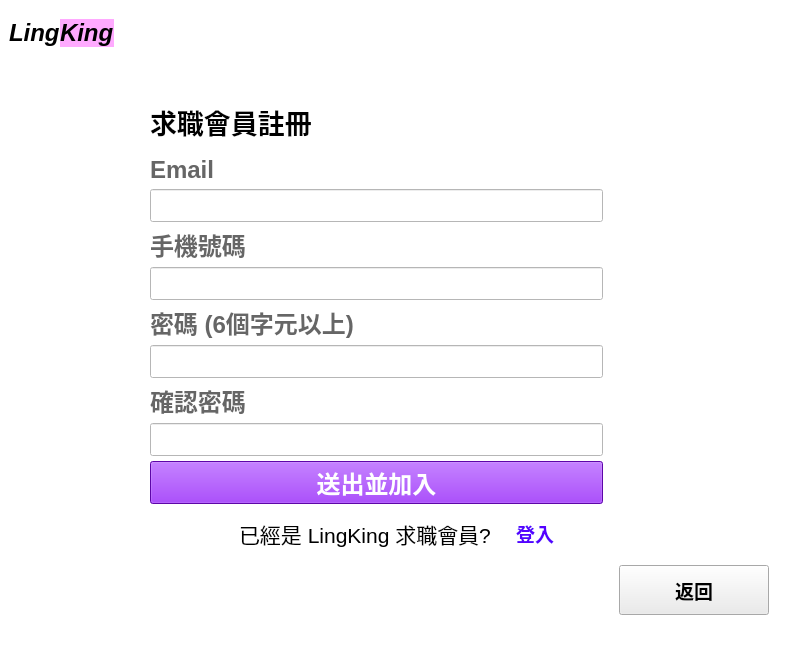
<?xml version="1.0" encoding="UTF-8"?>
<ui version="4.0">
 <class>CompanyRegisterWindow</class>
 <widget class="QMainWindow" name="CompanyRegisterWindow">
  <property name="geometry">
   <rect>
    <x>0</x>
    <y>0</y>
    <width>800</width>
    <height>600</height>
   </rect>
  </property>
  <property name="windowTitle">
   <string>LingKing</string>
  </property>
  <property name="styleSheet">
   <string notr="true">background-color: rgb(255, 255, 255);</string>
  </property>
  <widget class="QWidget" name="centralwidget">
   <layout class="QGridLayout" name="gridLayout">
    <item row="0" column="1">
     <spacer name="verticalSpacer_3">
      <property name="orientation">
       <enum>Qt::Vertical</enum>
      </property>
      <property name="sizeType">
       <enum>QSizePolicy::Fixed</enum>
      </property>
      <property name="sizeHint" stdset="0">
       <size>
        <width>20</width>
        <height>10</height>
       </size>
      </property>
     </spacer>
    </item>
    <item row="1" column="0" colspan="2">
     <layout class="QVBoxLayout" name="verticalLayout_2">
      <item>
       <layout class="QHBoxLayout" name="horizontalLayout_2">
        <property name="spacing">
         <number>0</number>
        </property>
        <item>
         <widget class="QLabel" name="label">
          <property name="enabled">
           <bool>true</bool>
          </property>
          <property name="sizePolicy">
           <sizepolicy hsizetype="Minimum" vsizetype="Maximum">
            <horstretch>1</horstretch>
            <verstretch>0</verstretch>
           </sizepolicy>
          </property>
          <property name="font">
           <font>
            <pointsize>18</pointsize>
            <weight>75</weight>
            <italic>true</italic>
            <bold>true</bold>
            <strikeout>false</strikeout>
           </font>
          </property>
          <property name="text">
           <string>Ling</string>
          </property>
          <property name="textFormat">
           <enum>Qt::PlainText</enum>
          </property>
          <property name="wordWrap">
           <bool>false</bool>
          </property>
         </widget>
        </item>
        <item>
         <widget class="QLabel" name="label_5">
          <property name="sizePolicy">
           <sizepolicy hsizetype="Minimum" vsizetype="Maximum">
            <horstretch>2</horstretch>
            <verstretch>0</verstretch>
           </sizepolicy>
          </property>
          <property name="font">
           <font>
            <pointsize>18</pointsize>
            <weight>75</weight>
            <italic>true</italic>
            <bold>true</bold>
           </font>
          </property>
          <property name="styleSheet">
           <string notr="true">background-color: rgb(255, 170, 255)</string>
          </property>
          <property name="text">
           <string>King</string>
          </property>
         </widget>
        </item>
        <item>
         <spacer name="horizontalSpacer_3">
          <property name="orientation">
           <enum>Qt::Horizontal</enum>
          </property>
          <property name="sizeType">
           <enum>QSizePolicy::Fixed</enum>
          </property>
          <property name="sizeHint" stdset="0">
           <size>
            <width>30</width>
            <height>20</height>
           </size>
          </property>
         </spacer>
        </item>
       </layout>
      </item>
      <item>
       <spacer name="verticalSpacer">
        <property name="orientation">
         <enum>Qt::Vertical</enum>
        </property>
        <property name="sizeType">
         <enum>QSizePolicy::Fixed</enum>
        </property>
        <property name="sizeHint" stdset="0">
         <size>
          <width>20</width>
          <height>40</height>
         </size>
        </property>
       </spacer>
      </item>
     </layout>
    </item>
    <item row="2" column="1">
     <spacer name="verticalSpacer_2">
      <property name="orientation">
       <enum>Qt::Vertical</enum>
      </property>
      <property name="sizeType">
       <enum>QSizePolicy::Expanding</enum>
      </property>
      <property name="sizeHint" stdset="0">
       <size>
        <width>20</width>
        <height>416</height>
       </size>
      </property>
     </spacer>
    </item>
    <item row="2" column="3">
     <widget class="QLabel" name="info_label">
      <property name="palette">
       <palette>
        <active>
         <colorrole role="WindowText">
          <brush brushstyle="SolidPattern">
           <color alpha="255">
            <red>255</red>
            <green>0</green>
            <blue>0</blue>
           </color>
          </brush>
         </colorrole>
         <colorrole role="Button">
          <brush brushstyle="SolidPattern">
           <color alpha="255">
            <red>255</red>
            <green>255</green>
            <blue>255</blue>
           </color>
          </brush>
         </colorrole>
         <colorrole role="Text">
          <brush brushstyle="SolidPattern">
           <color alpha="255">
            <red>0</red>
            <green>0</green>
            <blue>0</blue>
           </color>
          </brush>
         </colorrole>
         <colorrole role="Base">
          <brush brushstyle="SolidPattern">
           <color alpha="255">
            <red>255</red>
            <green>255</green>
            <blue>255</blue>
           </color>
          </brush>
         </colorrole>
         <colorrole role="Window">
          <brush brushstyle="SolidPattern">
           <color alpha="255">
            <red>255</red>
            <green>255</green>
            <blue>255</blue>
           </color>
          </brush>
         </colorrole>
        </active>
        <inactive>
         <colorrole role="WindowText">
          <brush brushstyle="SolidPattern">
           <color alpha="255">
            <red>255</red>
            <green>0</green>
            <blue>0</blue>
           </color>
          </brush>
         </colorrole>
         <colorrole role="Button">
          <brush brushstyle="SolidPattern">
           <color alpha="255">
            <red>255</red>
            <green>255</green>
            <blue>255</blue>
           </color>
          </brush>
         </colorrole>
         <colorrole role="Text">
          <brush brushstyle="SolidPattern">
           <color alpha="255">
            <red>0</red>
            <green>0</green>
            <blue>0</blue>
           </color>
          </brush>
         </colorrole>
         <colorrole role="Base">
          <brush brushstyle="SolidPattern">
           <color alpha="255">
            <red>255</red>
            <green>255</green>
            <blue>255</blue>
           </color>
          </brush>
         </colorrole>
         <colorrole role="Window">
          <brush brushstyle="SolidPattern">
           <color alpha="255">
            <red>255</red>
            <green>255</green>
            <blue>255</blue>
           </color>
          </brush>
         </colorrole>
        </inactive>
        <disabled>
         <colorrole role="WindowText">
          <brush brushstyle="SolidPattern">
           <color alpha="255">
            <red>120</red>
            <green>120</green>
            <blue>120</blue>
           </color>
          </brush>
         </colorrole>
         <colorrole role="Button">
          <brush brushstyle="SolidPattern">
           <color alpha="255">
            <red>255</red>
            <green>255</green>
            <blue>255</blue>
           </color>
          </brush>
         </colorrole>
         <colorrole role="Text">
          <brush brushstyle="SolidPattern">
           <color alpha="255">
            <red>120</red>
            <green>120</green>
            <blue>120</blue>
           </color>
          </brush>
         </colorrole>
         <colorrole role="Base">
          <brush brushstyle="SolidPattern">
           <color alpha="255">
            <red>255</red>
            <green>255</green>
            <blue>255</blue>
           </color>
          </brush>
         </colorrole>
         <colorrole role="Window">
          <brush brushstyle="SolidPattern">
           <color alpha="255">
            <red>255</red>
            <green>255</green>
            <blue>255</blue>
           </color>
          </brush>
         </colorrole>
        </disabled>
       </palette>
      </property>
      <property name="font">
       <font>
        <pointsize>14</pointsize>
       </font>
      </property>
      <property name="text">
       <string/>
      </property>
      <property name="alignment">
       <set>Qt::AlignLeading|Qt::AlignLeft|Qt::AlignTop</set>
      </property>
      <property name="wordWrap">
       <bool>true</bool>
      </property>
     </widget>
    </item>
    <item row="3" column="0">
     <spacer name="verticalSpacer_4">
      <property name="orientation">
       <enum>Qt::Vertical</enum>
      </property>
      <property name="sizeType">
       <enum>QSizePolicy::Fixed</enum>
      </property>
      <property name="sizeHint" stdset="0">
       <size>
        <width>20</width>
        <height>50</height>
       </size>
      </property>
     </spacer>
    </item>
    <item row="3" column="2">
     <spacer name="horizontalSpacer_4">
      <property name="orientation">
       <enum>Qt::Horizontal</enum>
      </property>
      <property name="sizeHint" stdset="0">
       <size>
        <width>40</width>
        <height>20</height>
       </size>
      </property>
     </spacer>
    </item>
    <item row="3" column="3">
     <widget class="QPushButton" name="back_BTN">
      <property name="sizePolicy">
       <sizepolicy hsizetype="Expanding" vsizetype="Expanding">
        <horstretch>0</horstretch>
        <verstretch>0</verstretch>
       </sizepolicy>
      </property>
      <property name="maximumSize">
       <size>
        <width>150</width>
        <height>75</height>
       </size>
      </property>
      <property name="font">
       <font>
        <pointsize>14</pointsize>
        <weight>75</weight>
        <bold>true</bold>
       </font>
      </property>
      <property name="cursor">
       <cursorShape>PointingHandCursor</cursorShape>
      </property>
      <property name="styleSheet">
       <string notr="true">background-color: rgb(235, 235, 235);
</string>
      </property>
      <property name="text">
       <string>返回</string>
      </property>
     </widget>
    </item>
    <item row="2" column="2">
     <layout class="QVBoxLayout" name="verticalLayout">
      <property name="spacing">
       <number>5</number>
      </property>
      <property name="rightMargin">
       <number>10</number>
      </property>
      <item>
       <widget class="QFrame" name="frame_2">
        <property name="sizePolicy">
         <sizepolicy hsizetype="Preferred" vsizetype="Fixed">
          <horstretch>0</horstretch>
          <verstretch>0</verstretch>
         </sizepolicy>
        </property>
        <layout class="QHBoxLayout" name="horizontalLayout_3" stretch="0">
         <property name="spacing">
          <number>5</number>
         </property>
         <property name="sizeConstraint">
          <enum>QLayout::SetDefaultConstraint</enum>
         </property>
         <property name="leftMargin">
          <number>0</number>
         </property>
         <item>
          <widget class="QLabel" name="label_6">
           <property name="enabled">
            <bool>true</bool>
           </property>
           <property name="sizePolicy">
            <sizepolicy hsizetype="Preferred" vsizetype="Fixed">
             <horstretch>0</horstretch>
             <verstretch>1</verstretch>
            </sizepolicy>
           </property>
           <property name="font">
            <font>
             <pointsize>20</pointsize>
             <weight>75</weight>
             <bold>true</bold>
            </font>
           </property>
           <property name="text">
            <string>求職會員註冊</string>
           </property>
          </widget>
         </item>
        </layout>
       </widget>
      </item>
      <item>
       <widget class="QLabel" name="label_2">
        <property name="sizePolicy">
         <sizepolicy hsizetype="Preferred" vsizetype="Fixed">
          <horstretch>0</horstretch>
          <verstretch>1</verstretch>
         </sizepolicy>
        </property>
        <property name="palette">
         <palette>
          <active>
           <colorrole role="WindowText">
            <brush brushstyle="SolidPattern">
             <color alpha="255">
              <red>102</red>
              <green>102</green>
              <blue>102</blue>
             </color>
            </brush>
           </colorrole>
           <colorrole role="Button">
            <brush brushstyle="SolidPattern">
             <color alpha="255">
              <red>255</red>
              <green>255</green>
              <blue>255</blue>
             </color>
            </brush>
           </colorrole>
           <colorrole role="Text">
            <brush brushstyle="SolidPattern">
             <color alpha="255">
              <red>156</red>
              <green>156</green>
              <blue>156</blue>
             </color>
            </brush>
           </colorrole>
           <colorrole role="Base">
            <brush brushstyle="SolidPattern">
             <color alpha="255">
              <red>255</red>
              <green>255</green>
              <blue>255</blue>
             </color>
            </brush>
           </colorrole>
           <colorrole role="Window">
            <brush brushstyle="SolidPattern">
             <color alpha="255">
              <red>255</red>
              <green>255</green>
              <blue>255</blue>
             </color>
            </brush>
           </colorrole>
          </active>
          <inactive>
           <colorrole role="WindowText">
            <brush brushstyle="SolidPattern">
             <color alpha="255">
              <red>102</red>
              <green>102</green>
              <blue>102</blue>
             </color>
            </brush>
           </colorrole>
           <colorrole role="Button">
            <brush brushstyle="SolidPattern">
             <color alpha="255">
              <red>255</red>
              <green>255</green>
              <blue>255</blue>
             </color>
            </brush>
           </colorrole>
           <colorrole role="Text">
            <brush brushstyle="SolidPattern">
             <color alpha="255">
              <red>156</red>
              <green>156</green>
              <blue>156</blue>
             </color>
            </brush>
           </colorrole>
           <colorrole role="Base">
            <brush brushstyle="SolidPattern">
             <color alpha="255">
              <red>255</red>
              <green>255</green>
              <blue>255</blue>
             </color>
            </brush>
           </colorrole>
           <colorrole role="Window">
            <brush brushstyle="SolidPattern">
             <color alpha="255">
              <red>255</red>
              <green>255</green>
              <blue>255</blue>
             </color>
            </brush>
           </colorrole>
          </inactive>
          <disabled>
           <colorrole role="WindowText">
            <brush brushstyle="SolidPattern">
             <color alpha="255">
              <red>120</red>
              <green>120</green>
              <blue>120</blue>
             </color>
            </brush>
           </colorrole>
           <colorrole role="Button">
            <brush brushstyle="SolidPattern">
             <color alpha="255">
              <red>255</red>
              <green>255</green>
              <blue>255</blue>
             </color>
            </brush>
           </colorrole>
           <colorrole role="Text">
            <brush brushstyle="SolidPattern">
             <color alpha="255">
              <red>120</red>
              <green>120</green>
              <blue>120</blue>
             </color>
            </brush>
           </colorrole>
           <colorrole role="Base">
            <brush brushstyle="SolidPattern">
             <color alpha="255">
              <red>255</red>
              <green>255</green>
              <blue>255</blue>
             </color>
            </brush>
           </colorrole>
           <colorrole role="Window">
            <brush brushstyle="SolidPattern">
             <color alpha="255">
              <red>255</red>
              <green>255</green>
              <blue>255</blue>
             </color>
            </brush>
           </colorrole>
          </disabled>
         </palette>
        </property>
        <property name="font">
         <font>
          <pointsize>18</pointsize>
          <weight>75</weight>
          <bold>true</bold>
         </font>
        </property>
        <property name="focusPolicy">
         <enum>Qt::NoFocus</enum>
        </property>
        <property name="styleSheet">
         <string notr="true"/>
        </property>
        <property name="text">
         <string>Email</string>
        </property>
        <property name="buddy">
         <cstring>email_input</cstring>
        </property>
       </widget>
      </item>
      <item>
       <widget class="QLineEdit" name="email_input">
        <property name="sizePolicy">
         <sizepolicy hsizetype="Expanding" vsizetype="Fixed">
          <horstretch>0</horstretch>
          <verstretch>2</verstretch>
         </sizepolicy>
        </property>
        <property name="font">
         <font>
          <pointsize>16</pointsize>
         </font>
        </property>
       </widget>
      </item>
      <item>
       <widget class="QLabel" name="label_8">
        <property name="sizePolicy">
         <sizepolicy hsizetype="Preferred" vsizetype="Fixed">
          <horstretch>0</horstretch>
          <verstretch>1</verstretch>
         </sizepolicy>
        </property>
        <property name="palette">
         <palette>
          <active>
           <colorrole role="WindowText">
            <brush brushstyle="SolidPattern">
             <color alpha="255">
              <red>102</red>
              <green>102</green>
              <blue>102</blue>
             </color>
            </brush>
           </colorrole>
           <colorrole role="Button">
            <brush brushstyle="SolidPattern">
             <color alpha="255">
              <red>255</red>
              <green>255</green>
              <blue>255</blue>
             </color>
            </brush>
           </colorrole>
           <colorrole role="Text">
            <brush brushstyle="SolidPattern">
             <color alpha="255">
              <red>156</red>
              <green>156</green>
              <blue>156</blue>
             </color>
            </brush>
           </colorrole>
           <colorrole role="Base">
            <brush brushstyle="SolidPattern">
             <color alpha="255">
              <red>255</red>
              <green>255</green>
              <blue>255</blue>
             </color>
            </brush>
           </colorrole>
           <colorrole role="Window">
            <brush brushstyle="SolidPattern">
             <color alpha="255">
              <red>255</red>
              <green>255</green>
              <blue>255</blue>
             </color>
            </brush>
           </colorrole>
          </active>
          <inactive>
           <colorrole role="WindowText">
            <brush brushstyle="SolidPattern">
             <color alpha="255">
              <red>102</red>
              <green>102</green>
              <blue>102</blue>
             </color>
            </brush>
           </colorrole>
           <colorrole role="Button">
            <brush brushstyle="SolidPattern">
             <color alpha="255">
              <red>255</red>
              <green>255</green>
              <blue>255</blue>
             </color>
            </brush>
           </colorrole>
           <colorrole role="Text">
            <brush brushstyle="SolidPattern">
             <color alpha="255">
              <red>156</red>
              <green>156</green>
              <blue>156</blue>
             </color>
            </brush>
           </colorrole>
           <colorrole role="Base">
            <brush brushstyle="SolidPattern">
             <color alpha="255">
              <red>255</red>
              <green>255</green>
              <blue>255</blue>
             </color>
            </brush>
           </colorrole>
           <colorrole role="Window">
            <brush brushstyle="SolidPattern">
             <color alpha="255">
              <red>255</red>
              <green>255</green>
              <blue>255</blue>
             </color>
            </brush>
           </colorrole>
          </inactive>
          <disabled>
           <colorrole role="WindowText">
            <brush brushstyle="SolidPattern">
             <color alpha="255">
              <red>120</red>
              <green>120</green>
              <blue>120</blue>
             </color>
            </brush>
           </colorrole>
           <colorrole role="Button">
            <brush brushstyle="SolidPattern">
             <color alpha="255">
              <red>255</red>
              <green>255</green>
              <blue>255</blue>
             </color>
            </brush>
           </colorrole>
           <colorrole role="Text">
            <brush brushstyle="SolidPattern">
             <color alpha="255">
              <red>120</red>
              <green>120</green>
              <blue>120</blue>
             </color>
            </brush>
           </colorrole>
           <colorrole role="Base">
            <brush brushstyle="SolidPattern">
             <color alpha="255">
              <red>255</red>
              <green>255</green>
              <blue>255</blue>
             </color>
            </brush>
           </colorrole>
           <colorrole role="Window">
            <brush brushstyle="SolidPattern">
             <color alpha="255">
              <red>255</red>
              <green>255</green>
              <blue>255</blue>
             </color>
            </brush>
           </colorrole>
          </disabled>
         </palette>
        </property>
        <property name="font">
         <font>
          <pointsize>18</pointsize>
          <weight>75</weight>
          <bold>true</bold>
         </font>
        </property>
        <property name="focusPolicy">
         <enum>Qt::NoFocus</enum>
        </property>
        <property name="styleSheet">
         <string notr="true"/>
        </property>
        <property name="text">
         <string>手機號碼</string>
        </property>
        <property name="buddy">
         <cstring>email_input</cstring>
        </property>
       </widget>
      </item>
      <item>
       <widget class="QLineEdit" name="phone_num_input">
        <property name="sizePolicy">
         <sizepolicy hsizetype="Expanding" vsizetype="Fixed">
          <horstretch>0</horstretch>
          <verstretch>2</verstretch>
         </sizepolicy>
        </property>
        <property name="font">
         <font>
          <pointsize>16</pointsize>
         </font>
        </property>
       </widget>
      </item>
      <item>
       <widget class="QLabel" name="label_3">
        <property name="sizePolicy">
         <sizepolicy hsizetype="Preferred" vsizetype="Fixed">
          <horstretch>0</horstretch>
          <verstretch>1</verstretch>
         </sizepolicy>
        </property>
        <property name="palette">
         <palette>
          <active>
           <colorrole role="WindowText">
            <brush brushstyle="SolidPattern">
             <color alpha="255">
              <red>102</red>
              <green>102</green>
              <blue>102</blue>
             </color>
            </brush>
           </colorrole>
           <colorrole role="Button">
            <brush brushstyle="SolidPattern">
             <color alpha="255">
              <red>255</red>
              <green>255</green>
              <blue>255</blue>
             </color>
            </brush>
           </colorrole>
           <colorrole role="Text">
            <brush brushstyle="SolidPattern">
             <color alpha="255">
              <red>156</red>
              <green>156</green>
              <blue>156</blue>
             </color>
            </brush>
           </colorrole>
           <colorrole role="Base">
            <brush brushstyle="SolidPattern">
             <color alpha="255">
              <red>255</red>
              <green>255</green>
              <blue>255</blue>
             </color>
            </brush>
           </colorrole>
           <colorrole role="Window">
            <brush brushstyle="SolidPattern">
             <color alpha="255">
              <red>255</red>
              <green>255</green>
              <blue>255</blue>
             </color>
            </brush>
           </colorrole>
          </active>
          <inactive>
           <colorrole role="WindowText">
            <brush brushstyle="SolidPattern">
             <color alpha="255">
              <red>102</red>
              <green>102</green>
              <blue>102</blue>
             </color>
            </brush>
           </colorrole>
           <colorrole role="Button">
            <brush brushstyle="SolidPattern">
             <color alpha="255">
              <red>255</red>
              <green>255</green>
              <blue>255</blue>
             </color>
            </brush>
           </colorrole>
           <colorrole role="Text">
            <brush brushstyle="SolidPattern">
             <color alpha="255">
              <red>156</red>
              <green>156</green>
              <blue>156</blue>
             </color>
            </brush>
           </colorrole>
           <colorrole role="Base">
            <brush brushstyle="SolidPattern">
             <color alpha="255">
              <red>255</red>
              <green>255</green>
              <blue>255</blue>
             </color>
            </brush>
           </colorrole>
           <colorrole role="Window">
            <brush brushstyle="SolidPattern">
             <color alpha="255">
              <red>255</red>
              <green>255</green>
              <blue>255</blue>
             </color>
            </brush>
           </colorrole>
          </inactive>
          <disabled>
           <colorrole role="WindowText">
            <brush brushstyle="SolidPattern">
             <color alpha="255">
              <red>120</red>
              <green>120</green>
              <blue>120</blue>
             </color>
            </brush>
           </colorrole>
           <colorrole role="Button">
            <brush brushstyle="SolidPattern">
             <color alpha="255">
              <red>255</red>
              <green>255</green>
              <blue>255</blue>
             </color>
            </brush>
           </colorrole>
           <colorrole role="Text">
            <brush brushstyle="SolidPattern">
             <color alpha="255">
              <red>120</red>
              <green>120</green>
              <blue>120</blue>
             </color>
            </brush>
           </colorrole>
           <colorrole role="Base">
            <brush brushstyle="SolidPattern">
             <color alpha="255">
              <red>255</red>
              <green>255</green>
              <blue>255</blue>
             </color>
            </brush>
           </colorrole>
           <colorrole role="Window">
            <brush brushstyle="SolidPattern">
             <color alpha="255">
              <red>255</red>
              <green>255</green>
              <blue>255</blue>
             </color>
            </brush>
           </colorrole>
          </disabled>
         </palette>
        </property>
        <property name="font">
         <font>
          <pointsize>18</pointsize>
          <weight>75</weight>
          <bold>true</bold>
         </font>
        </property>
        <property name="focusPolicy">
         <enum>Qt::NoFocus</enum>
        </property>
        <property name="styleSheet">
         <string notr="true"/>
        </property>
        <property name="text">
         <string>密碼 (6個字元以上)</string>
        </property>
        <property name="buddy">
         <cstring>password_input</cstring>
        </property>
       </widget>
      </item>
      <item>
       <widget class="QLineEdit" name="password_input">
        <property name="sizePolicy">
         <sizepolicy hsizetype="Expanding" vsizetype="Fixed">
          <horstretch>0</horstretch>
          <verstretch>2</verstretch>
         </sizepolicy>
        </property>
        <property name="font">
         <font>
          <pointsize>16</pointsize>
         </font>
        </property>
       </widget>
      </item>
      <item>
       <widget class="QLabel" name="label_7">
        <property name="sizePolicy">
         <sizepolicy hsizetype="Preferred" vsizetype="Fixed">
          <horstretch>0</horstretch>
          <verstretch>1</verstretch>
         </sizepolicy>
        </property>
        <property name="palette">
         <palette>
          <active>
           <colorrole role="WindowText">
            <brush brushstyle="SolidPattern">
             <color alpha="255">
              <red>102</red>
              <green>102</green>
              <blue>102</blue>
             </color>
            </brush>
           </colorrole>
           <colorrole role="Button">
            <brush brushstyle="SolidPattern">
             <color alpha="255">
              <red>255</red>
              <green>255</green>
              <blue>255</blue>
             </color>
            </brush>
           </colorrole>
           <colorrole role="Text">
            <brush brushstyle="SolidPattern">
             <color alpha="255">
              <red>156</red>
              <green>156</green>
              <blue>156</blue>
             </color>
            </brush>
           </colorrole>
           <colorrole role="Base">
            <brush brushstyle="SolidPattern">
             <color alpha="255">
              <red>255</red>
              <green>255</green>
              <blue>255</blue>
             </color>
            </brush>
           </colorrole>
           <colorrole role="Window">
            <brush brushstyle="SolidPattern">
             <color alpha="255">
              <red>255</red>
              <green>255</green>
              <blue>255</blue>
             </color>
            </brush>
           </colorrole>
          </active>
          <inactive>
           <colorrole role="WindowText">
            <brush brushstyle="SolidPattern">
             <color alpha="255">
              <red>102</red>
              <green>102</green>
              <blue>102</blue>
             </color>
            </brush>
           </colorrole>
           <colorrole role="Button">
            <brush brushstyle="SolidPattern">
             <color alpha="255">
              <red>255</red>
              <green>255</green>
              <blue>255</blue>
             </color>
            </brush>
           </colorrole>
           <colorrole role="Text">
            <brush brushstyle="SolidPattern">
             <color alpha="255">
              <red>156</red>
              <green>156</green>
              <blue>156</blue>
             </color>
            </brush>
           </colorrole>
           <colorrole role="Base">
            <brush brushstyle="SolidPattern">
             <color alpha="255">
              <red>255</red>
              <green>255</green>
              <blue>255</blue>
             </color>
            </brush>
           </colorrole>
           <colorrole role="Window">
            <brush brushstyle="SolidPattern">
             <color alpha="255">
              <red>255</red>
              <green>255</green>
              <blue>255</blue>
             </color>
            </brush>
           </colorrole>
          </inactive>
          <disabled>
           <colorrole role="WindowText">
            <brush brushstyle="SolidPattern">
             <color alpha="255">
              <red>120</red>
              <green>120</green>
              <blue>120</blue>
             </color>
            </brush>
           </colorrole>
           <colorrole role="Button">
            <brush brushstyle="SolidPattern">
             <color alpha="255">
              <red>255</red>
              <green>255</green>
              <blue>255</blue>
             </color>
            </brush>
           </colorrole>
           <colorrole role="Text">
            <brush brushstyle="SolidPattern">
             <color alpha="255">
              <red>120</red>
              <green>120</green>
              <blue>120</blue>
             </color>
            </brush>
           </colorrole>
           <colorrole role="Base">
            <brush brushstyle="SolidPattern">
             <color alpha="255">
              <red>255</red>
              <green>255</green>
              <blue>255</blue>
             </color>
            </brush>
           </colorrole>
           <colorrole role="Window">
            <brush brushstyle="SolidPattern">
             <color alpha="255">
              <red>255</red>
              <green>255</green>
              <blue>255</blue>
             </color>
            </brush>
           </colorrole>
          </disabled>
         </palette>
        </property>
        <property name="font">
         <font>
          <pointsize>18</pointsize>
          <weight>75</weight>
          <bold>true</bold>
         </font>
        </property>
        <property name="focusPolicy">
         <enum>Qt::NoFocus</enum>
        </property>
        <property name="styleSheet">
         <string notr="true"/>
        </property>
        <property name="text">
         <string>確認密碼</string>
        </property>
        <property name="buddy">
         <cstring>password_input</cstring>
        </property>
       </widget>
      </item>
      <item>
       <widget class="QLineEdit" name="confirm_password_input">
        <property name="sizePolicy">
         <sizepolicy hsizetype="Expanding" vsizetype="Fixed">
          <horstretch>0</horstretch>
          <verstretch>2</verstretch>
         </sizepolicy>
        </property>
        <property name="font">
         <font>
          <pointsize>16</pointsize>
         </font>
        </property>
       </widget>
      </item>
      <item>
       <widget class="QPushButton" name="send_btn">
        <property name="sizePolicy">
         <sizepolicy hsizetype="Minimum" vsizetype="Fixed">
          <horstretch>0</horstretch>
          <verstretch>2</verstretch>
         </sizepolicy>
        </property>
        <property name="palette">
         <palette>
          <active>
           <colorrole role="Button">
            <brush brushstyle="SolidPattern">
             <color alpha="255">
              <red>130</red>
              <green>9</green>
              <blue>235</blue>
             </color>
            </brush>
           </colorrole>
           <colorrole role="ButtonText">
            <brush brushstyle="SolidPattern">
             <color alpha="255">
              <red>255</red>
              <green>255</green>
              <blue>255</blue>
             </color>
            </brush>
           </colorrole>
           <colorrole role="Base">
            <brush brushstyle="SolidPattern">
             <color alpha="255">
              <red>130</red>
              <green>9</green>
              <blue>235</blue>
             </color>
            </brush>
           </colorrole>
           <colorrole role="Window">
            <brush brushstyle="SolidPattern">
             <color alpha="255">
              <red>130</red>
              <green>9</green>
              <blue>235</blue>
             </color>
            </brush>
           </colorrole>
          </active>
          <inactive>
           <colorrole role="Button">
            <brush brushstyle="SolidPattern">
             <color alpha="255">
              <red>130</red>
              <green>9</green>
              <blue>235</blue>
             </color>
            </brush>
           </colorrole>
           <colorrole role="ButtonText">
            <brush brushstyle="SolidPattern">
             <color alpha="255">
              <red>255</red>
              <green>255</green>
              <blue>255</blue>
             </color>
            </brush>
           </colorrole>
           <colorrole role="Base">
            <brush brushstyle="SolidPattern">
             <color alpha="255">
              <red>130</red>
              <green>9</green>
              <blue>235</blue>
             </color>
            </brush>
           </colorrole>
           <colorrole role="Window">
            <brush brushstyle="SolidPattern">
             <color alpha="255">
              <red>130</red>
              <green>9</green>
              <blue>235</blue>
             </color>
            </brush>
           </colorrole>
          </inactive>
          <disabled>
           <colorrole role="Button">
            <brush brushstyle="SolidPattern">
             <color alpha="255">
              <red>130</red>
              <green>9</green>
              <blue>235</blue>
             </color>
            </brush>
           </colorrole>
           <colorrole role="ButtonText">
            <brush brushstyle="SolidPattern">
             <color alpha="255">
              <red>120</red>
              <green>120</green>
              <blue>120</blue>
             </color>
            </brush>
           </colorrole>
           <colorrole role="Base">
            <brush brushstyle="SolidPattern">
             <color alpha="255">
              <red>130</red>
              <green>9</green>
              <blue>235</blue>
             </color>
            </brush>
           </colorrole>
           <colorrole role="Window">
            <brush brushstyle="SolidPattern">
             <color alpha="255">
              <red>130</red>
              <green>9</green>
              <blue>235</blue>
             </color>
            </brush>
           </colorrole>
          </disabled>
         </palette>
        </property>
        <property name="font">
         <font>
          <pointsize>18</pointsize>
          <weight>75</weight>
          <bold>true</bold>
         </font>
        </property>
        <property name="cursor">
         <cursorShape>PointingHandCursor</cursorShape>
        </property>
        <property name="styleSheet">
         <string notr="true">background-color: rgb(130, 9, 235);</string>
        </property>
        <property name="text">
         <string>送出並加入</string>
        </property>
       </widget>
      </item>
      <item>
       <widget class="QFrame" name="frame">
        <property name="sizePolicy">
         <sizepolicy hsizetype="Preferred" vsizetype="Fixed">
          <horstretch>0</horstretch>
          <verstretch>0</verstretch>
         </sizepolicy>
        </property>
        <layout class="QHBoxLayout" name="horizontalLayout" stretch="0,0,0,0,0">
         <property name="spacing">
          <number>5</number>
         </property>
         <property name="sizeConstraint">
          <enum>QLayout::SetDefaultConstraint</enum>
         </property>
         <item>
          <spacer name="horizontalSpacer_2">
           <property name="orientation">
            <enum>Qt::Horizontal</enum>
           </property>
           <property name="sizeType">
            <enum>QSizePolicy::Fixed</enum>
           </property>
           <property name="sizeHint" stdset="0">
            <size>
             <width>80</width>
             <height>1</height>
            </size>
           </property>
          </spacer>
         </item>
         <item>
          <widget class="QLabel" name="label_4">
           <property name="enabled">
            <bool>true</bool>
           </property>
           <property name="sizePolicy">
            <sizepolicy hsizetype="Preferred" vsizetype="Fixed">
             <horstretch>0</horstretch>
             <verstretch>1</verstretch>
            </sizepolicy>
           </property>
           <property name="font">
            <font>
             <pointsize>16</pointsize>
            </font>
           </property>
           <property name="text">
            <string>已經是 LingKing 求職會員?</string>
           </property>
          </widget>
         </item>
         <item>
          <spacer name="horizontalSpacer">
           <property name="orientation">
            <enum>Qt::Horizontal</enum>
           </property>
           <property name="sizeType">
            <enum>QSizePolicy::Fixed</enum>
           </property>
           <property name="sizeHint" stdset="0">
            <size>
             <width>20</width>
             <height>1</height>
            </size>
           </property>
          </spacer>
         </item>
         <item>
          <widget class="QPushButton" name="go_login_BTN">
           <property name="palette">
            <palette>
             <active>
              <colorrole role="Button">
               <brush brushstyle="SolidPattern">
                <color alpha="255">
                 <red>255</red>
                 <green>255</green>
                 <blue>255</blue>
                </color>
               </brush>
              </colorrole>
              <colorrole role="ButtonText">
               <brush brushstyle="SolidPattern">
                <color alpha="255">
                 <red>85</red>
                 <green>0</green>
                 <blue>255</blue>
                </color>
               </brush>
              </colorrole>
              <colorrole role="Base">
               <brush brushstyle="SolidPattern">
                <color alpha="255">
                 <red>255</red>
                 <green>255</green>
                 <blue>255</blue>
                </color>
               </brush>
              </colorrole>
              <colorrole role="Window">
               <brush brushstyle="SolidPattern">
                <color alpha="255">
                 <red>255</red>
                 <green>255</green>
                 <blue>255</blue>
                </color>
               </brush>
              </colorrole>
             </active>
             <inactive>
              <colorrole role="Button">
               <brush brushstyle="SolidPattern">
                <color alpha="255">
                 <red>255</red>
                 <green>255</green>
                 <blue>255</blue>
                </color>
               </brush>
              </colorrole>
              <colorrole role="ButtonText">
               <brush brushstyle="SolidPattern">
                <color alpha="255">
                 <red>85</red>
                 <green>0</green>
                 <blue>255</blue>
                </color>
               </brush>
              </colorrole>
              <colorrole role="Base">
               <brush brushstyle="SolidPattern">
                <color alpha="255">
                 <red>255</red>
                 <green>255</green>
                 <blue>255</blue>
                </color>
               </brush>
              </colorrole>
              <colorrole role="Window">
               <brush brushstyle="SolidPattern">
                <color alpha="255">
                 <red>255</red>
                 <green>255</green>
                 <blue>255</blue>
                </color>
               </brush>
              </colorrole>
             </inactive>
             <disabled>
              <colorrole role="Button">
               <brush brushstyle="SolidPattern">
                <color alpha="255">
                 <red>255</red>
                 <green>255</green>
                 <blue>255</blue>
                </color>
               </brush>
              </colorrole>
              <colorrole role="ButtonText">
               <brush brushstyle="SolidPattern">
                <color alpha="255">
                 <red>120</red>
                 <green>120</green>
                 <blue>120</blue>
                </color>
               </brush>
              </colorrole>
              <colorrole role="Base">
               <brush brushstyle="SolidPattern">
                <color alpha="255">
                 <red>255</red>
                 <green>255</green>
                 <blue>255</blue>
                </color>
               </brush>
              </colorrole>
              <colorrole role="Window">
               <brush brushstyle="SolidPattern">
                <color alpha="255">
                 <red>255</red>
                 <green>255</green>
                 <blue>255</blue>
                </color>
               </brush>
              </colorrole>
             </disabled>
            </palette>
           </property>
           <property name="font">
            <font>
             <pointsize>14</pointsize>
             <weight>75</weight>
             <bold>true</bold>
            </font>
           </property>
           <property name="cursor">
            <cursorShape>PointingHandCursor</cursorShape>
           </property>
           <property name="mouseTracking">
            <bool>false</bool>
           </property>
           <property name="styleSheet">
            <string notr="true">border:none</string>
           </property>
           <property name="text">
            <string>登入</string>
           </property>
          </widget>
         </item>
         <item>
          <spacer name="horizontalSpacer_5">
           <property name="orientation">
            <enum>Qt::Horizontal</enum>
           </property>
           <property name="sizeHint" stdset="0">
            <size>
             <width>40</width>
             <height>20</height>
            </size>
           </property>
          </spacer>
         </item>
        </layout>
       </widget>
      </item>
     </layout>
    </item>
    <item row="1" column="2">
     <spacer name="horizontalSpacer_6">
      <property name="orientation">
       <enum>Qt::Horizontal</enum>
      </property>
      <property name="sizeHint" stdset="0">
       <size>
        <width>40</width>
        <height>20</height>
       </size>
      </property>
     </spacer>
    </item>
    <item row="1" column="3">
     <spacer name="horizontalSpacer_7">
      <property name="orientation">
       <enum>Qt::Horizontal</enum>
      </property>
      <property name="sizeHint" stdset="0">
       <size>
        <width>40</width>
        <height>20</height>
       </size>
      </property>
     </spacer>
    </item>
   </layout>
  </widget>
  <widget class="QStatusBar" name="statusbar"/>
 </widget>
 <resources/>
 <connections/>
</ui>
